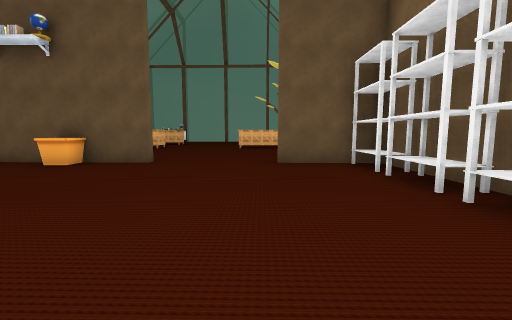
[1] (above)

16 first-person views from a walk through a scene from a Unity 3-D project. The camera is 1.5 m above the floor, tilts 6° down and sees 90° across. The floor is counted in squares, 2 m on a side. Each view is taken from the middle of a square. On the plan, view 1 faces up. The plan holds only what a view shows up to about 9 squares ahead; the rest is blank. The player is left out. Some animated figures are left out. Some surface patterns are stand-ins.

[2]
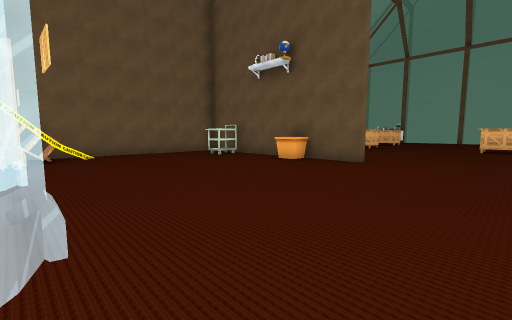

[3]
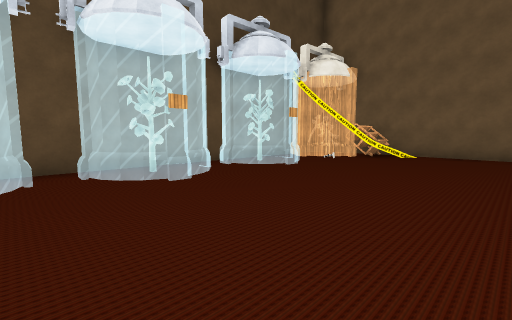

[4]
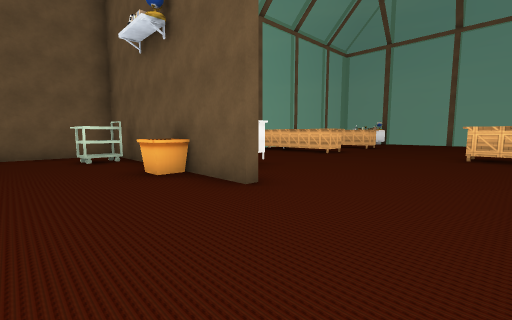

[5]
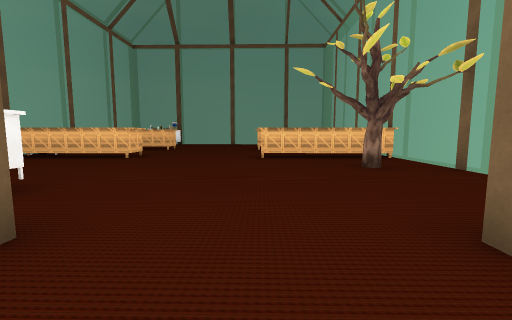

[6]
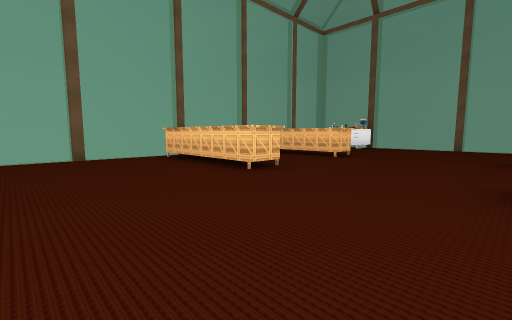

[7]
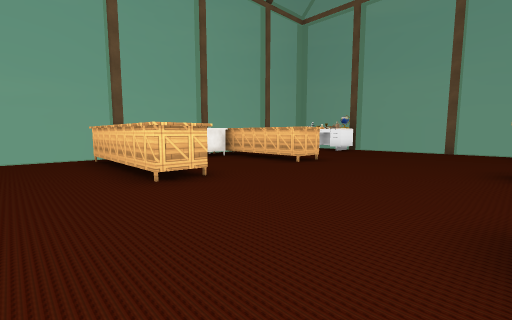

[8]
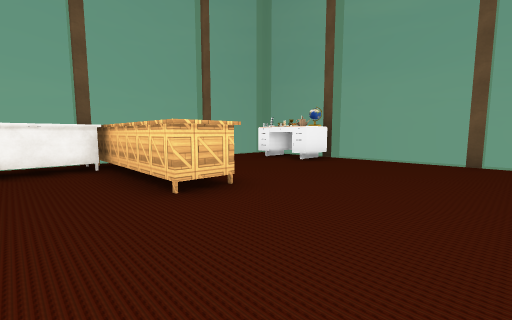

[9]
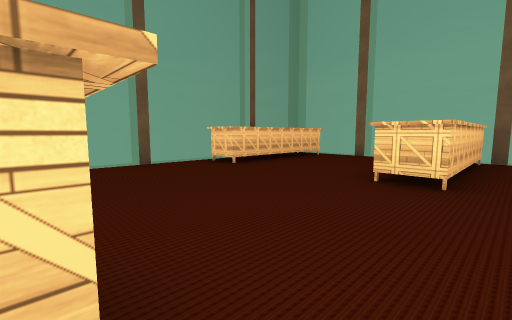

[10]
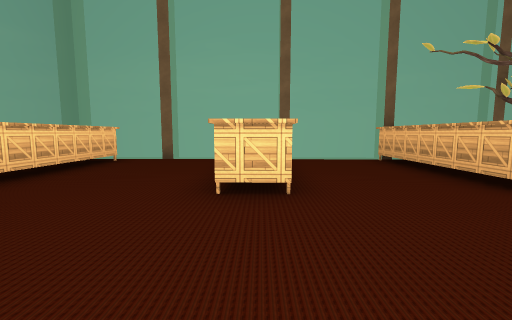

[11]
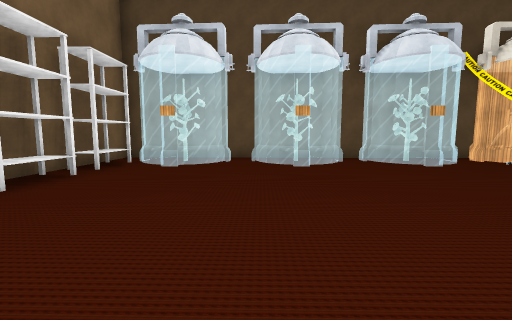

[12]
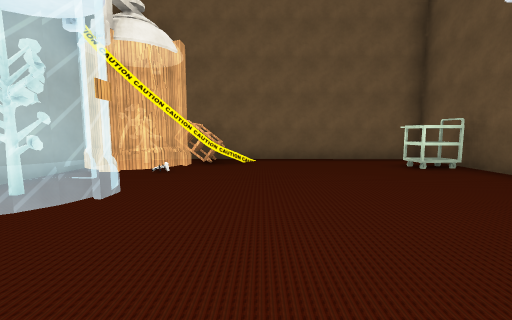

[13]
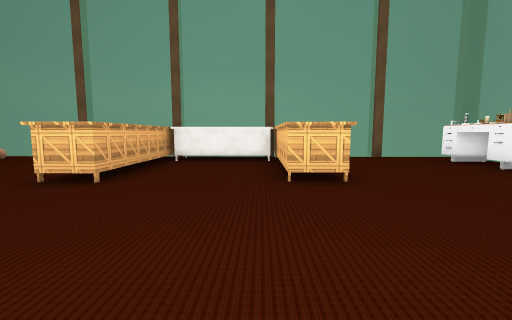

[14]
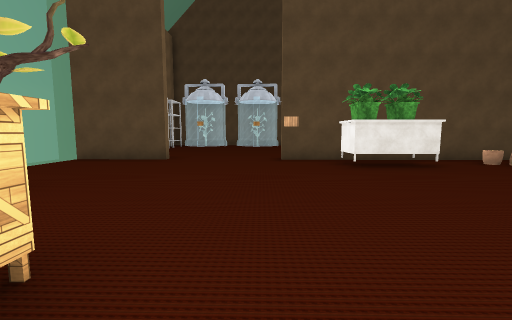

[15]
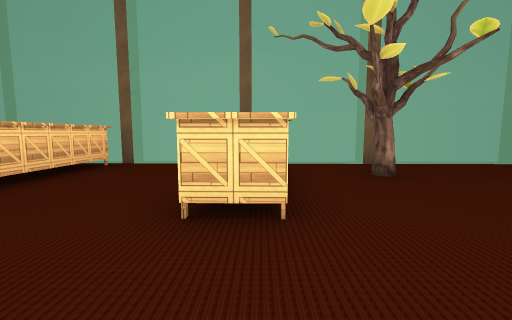

[16]
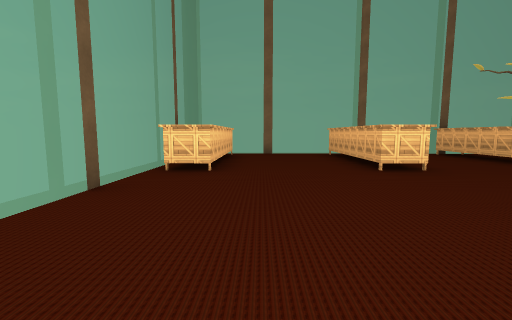

### Floor plan
Key: @ floor where view 1 was taken; # wall or solid block; . floor; ^ raised ledge; S shelf; E desk; O other object.
Columns run from 10 left of view 1 to 4 right of it. Each row starts with its distance up from view 1.
 23     #  ##  #
 22   EEE.......
 21   EEE.....#####
 20  #............#
 19   ............#
 18    ...........
 17  #####....#####
 16  .#...........#
 15  .#...........
 14   O...........
 13  .####....#####
 12  .............
 11 #...........O.
 10 #.............#
  9  .............
  8   ^.OOO.......
  7 ########...####
  6 #.O..O.......S#
  5 #............##
  4 #............S
  3 #............#
  2 #............S
  1 #OO..........#
  0 ### .O..O.@O.S
 -1   ##OOOOOOOOS#
 -2    ##O##O##O##

Positions as (right, up) in squares from view 1, and headings:
1: (0, 0), facing up
2: (0, 0), facing up-left
3: (0, 4), facing down-left
4: (0, 4), facing up-left
5: (-1, 5), facing up
6: (-1, 9), facing up-left
7: (-1, 11), facing up-left
8: (-2, 15), facing up-left
9: (-5, 16), facing up-right
10: (-4, 17), facing right
11: (-1, 6), facing down
12: (-2, 2), facing left
13: (-1, 16), facing left
14: (-2, 14), facing down
15: (-3, 13), facing right
16: (-6, 20), facing right
